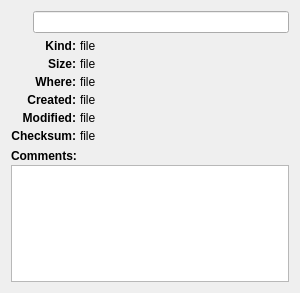
<?xml version="1.0" encoding="UTF-8"?>
<ui version="4.0">
 <class>QwcFileInfoWidget</class>
 <widget class="QWidget" name="QwcFileInfoWidget">
  <property name="geometry">
   <rect>
    <x>0</x>
    <y>0</y>
    <width>300</width>
    <height>293</height>
   </rect>
  </property>
  <property name="windowTitle">
   <string>File Information</string>
  </property>
  <property name="windowIcon">
   <iconset resource="../application.qrc">
    <normaloff>:/icons/btn_info.png</normaloff>:/icons/btn_info.png</iconset>
  </property>
  <layout class="QVBoxLayout">
   <item>
    <layout class="QHBoxLayout">
     <item>
      <widget class="QLabel" name="fIcon">
       <property name="sizePolicy">
        <sizepolicy hsizetype="Fixed" vsizetype="Fixed">
         <horstretch>0</horstretch>
         <verstretch>0</verstretch>
        </sizepolicy>
       </property>
       <property name="minimumSize">
        <size>
         <width>16</width>
         <height>16</height>
        </size>
       </property>
       <property name="text">
        <string/>
       </property>
       <property name="pixmap">
        <pixmap resource="../application.qrc">:/icons/files/files-text.png</pixmap>
       </property>
      </widget>
     </item>
     <item>
      <widget class="QLineEdit" name="fName"/>
     </item>
    </layout>
   </item>
   <item>
    <layout class="QGridLayout">
     <property name="spacing">
      <number>4</number>
     </property>
     <item row="0" column="0">
      <widget class="QLabel" name="label">
       <property name="font">
        <font>
         <weight>75</weight>
         <bold>true</bold>
        </font>
       </property>
       <property name="text">
        <string>Kind:</string>
       </property>
       <property name="alignment">
        <set>Qt::AlignRight|Qt::AlignTrailing|Qt::AlignVCenter</set>
       </property>
      </widget>
     </item>
     <item row="0" column="1">
      <widget class="QLabel" name="fKind">
       <property name="sizePolicy">
        <sizepolicy hsizetype="MinimumExpanding" vsizetype="Preferred">
         <horstretch>0</horstretch>
         <verstretch>0</verstretch>
        </sizepolicy>
       </property>
       <property name="text">
        <string>file</string>
       </property>
       <property name="wordWrap">
        <bool>true</bool>
       </property>
      </widget>
     </item>
     <item row="1" column="0">
      <widget class="QLabel" name="label_2">
       <property name="font">
        <font>
         <weight>75</weight>
         <bold>true</bold>
        </font>
       </property>
       <property name="text">
        <string>Size:</string>
       </property>
       <property name="alignment">
        <set>Qt::AlignRight|Qt::AlignTrailing|Qt::AlignVCenter</set>
       </property>
      </widget>
     </item>
     <item row="1" column="1">
      <widget class="QLabel" name="fSize">
       <property name="sizePolicy">
        <sizepolicy hsizetype="MinimumExpanding" vsizetype="Preferred">
         <horstretch>0</horstretch>
         <verstretch>0</verstretch>
        </sizepolicy>
       </property>
       <property name="text">
        <string>file</string>
       </property>
       <property name="wordWrap">
        <bool>true</bool>
       </property>
      </widget>
     </item>
     <item row="2" column="0">
      <widget class="QLabel" name="label_3">
       <property name="font">
        <font>
         <weight>75</weight>
         <bold>true</bold>
        </font>
       </property>
       <property name="text">
        <string>Where:</string>
       </property>
       <property name="alignment">
        <set>Qt::AlignRight|Qt::AlignTrailing|Qt::AlignVCenter</set>
       </property>
      </widget>
     </item>
     <item row="2" column="1">
      <widget class="QLabel" name="fPath">
       <property name="sizePolicy">
        <sizepolicy hsizetype="MinimumExpanding" vsizetype="Preferred">
         <horstretch>0</horstretch>
         <verstretch>0</verstretch>
        </sizepolicy>
       </property>
       <property name="text">
        <string>file</string>
       </property>
       <property name="wordWrap">
        <bool>true</bool>
       </property>
      </widget>
     </item>
     <item row="3" column="0">
      <widget class="QLabel" name="label_4">
       <property name="font">
        <font>
         <weight>75</weight>
         <bold>true</bold>
        </font>
       </property>
       <property name="text">
        <string>Created:</string>
       </property>
       <property name="alignment">
        <set>Qt::AlignRight|Qt::AlignTrailing|Qt::AlignVCenter</set>
       </property>
      </widget>
     </item>
     <item row="3" column="1">
      <widget class="QLabel" name="fCreated">
       <property name="sizePolicy">
        <sizepolicy hsizetype="MinimumExpanding" vsizetype="Preferred">
         <horstretch>0</horstretch>
         <verstretch>0</verstretch>
        </sizepolicy>
       </property>
       <property name="text">
        <string>file</string>
       </property>
       <property name="wordWrap">
        <bool>true</bool>
       </property>
      </widget>
     </item>
     <item row="4" column="0">
      <widget class="QLabel" name="label_5">
       <property name="font">
        <font>
         <weight>75</weight>
         <bold>true</bold>
        </font>
       </property>
       <property name="text">
        <string>Modified:</string>
       </property>
       <property name="alignment">
        <set>Qt::AlignRight|Qt::AlignTrailing|Qt::AlignVCenter</set>
       </property>
      </widget>
     </item>
     <item row="4" column="1">
      <widget class="QLabel" name="fModified">
       <property name="sizePolicy">
        <sizepolicy hsizetype="MinimumExpanding" vsizetype="Preferred">
         <horstretch>0</horstretch>
         <verstretch>0</verstretch>
        </sizepolicy>
       </property>
       <property name="text">
        <string>file</string>
       </property>
       <property name="wordWrap">
        <bool>true</bool>
       </property>
      </widget>
     </item>
     <item row="5" column="0">
      <widget class="QLabel" name="label_6">
       <property name="font">
        <font>
         <weight>75</weight>
         <bold>true</bold>
        </font>
       </property>
       <property name="text">
        <string>Checksum:</string>
       </property>
       <property name="alignment">
        <set>Qt::AlignRight|Qt::AlignTrailing|Qt::AlignVCenter</set>
       </property>
      </widget>
     </item>
     <item row="5" column="1">
      <widget class="QLabel" name="fChecksum">
       <property name="sizePolicy">
        <sizepolicy hsizetype="MinimumExpanding" vsizetype="Preferred">
         <horstretch>0</horstretch>
         <verstretch>0</verstretch>
        </sizepolicy>
       </property>
       <property name="text">
        <string>file</string>
       </property>
       <property name="wordWrap">
        <bool>true</bool>
       </property>
      </widget>
     </item>
    </layout>
   </item>
   <item>
    <layout class="QVBoxLayout">
     <property name="spacing">
      <number>2</number>
     </property>
     <item>
      <widget class="QLabel" name="label_7">
       <property name="font">
        <font>
         <weight>75</weight>
         <bold>true</bold>
        </font>
       </property>
       <property name="text">
        <string>Comments:</string>
       </property>
      </widget>
     </item>
     <item>
      <widget class="QTextEdit" name="fComments"/>
     </item>
    </layout>
   </item>
  </layout>
 </widget>
 <resources>
  <include location="../application.qrc"/>
 </resources>
 <connections/>
</ui>
